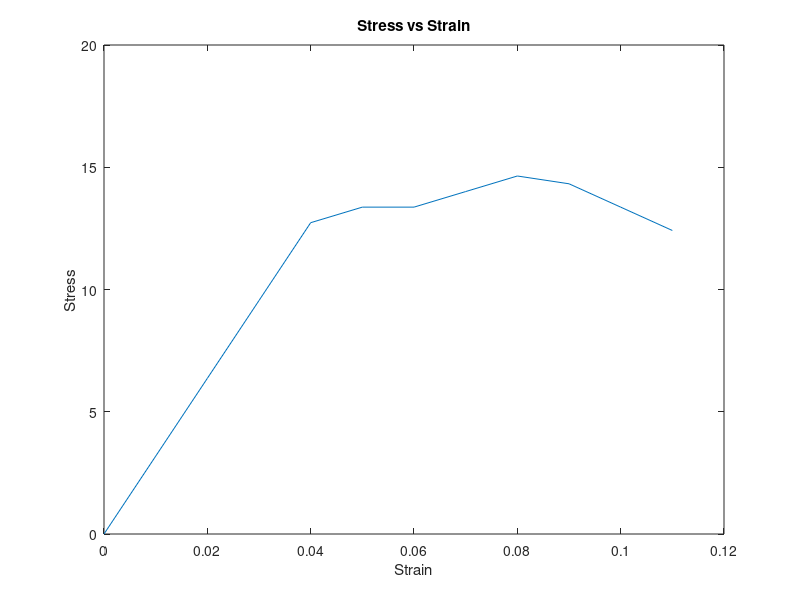

Write MATLAB code to recreate this figure.
clc
clear

load("q5-var.mat");         % Load the diamater, force, and strain values %
Area = 1/4 * pi*d^2;        % Calculate the area % 

Stress = Force/Area;        % Calculate stress %

plot(Strain, Stress)        % Plot the stress vs strain %
title("Stress vs Strain");
xlabel("Strain");
ylabel("Stress");
